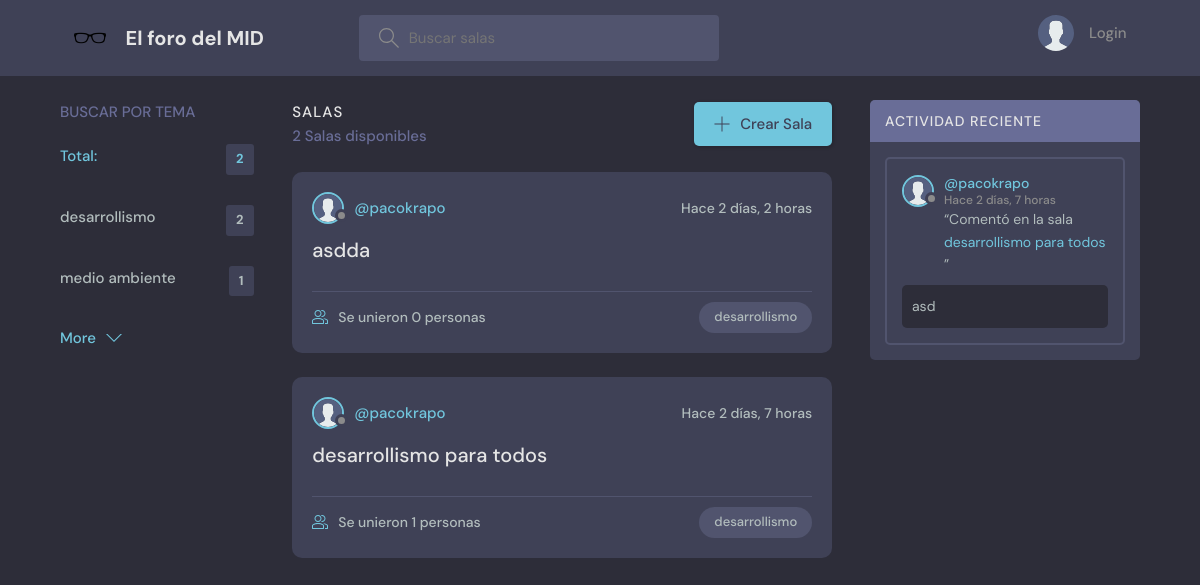
/?q=desarrollismo, run on the app's committed database.
### base/models.py (models this page shows, shortened)
class Topic(models.Model):
    id = models.AutoField(primary_key=True)
    name = models.CharField(max_length=200)

class Room(models.Model):
    id = models.AutoField(primary_key=True)
    host = models.ForeignKey(User, on_delete=models.SET_NULL, null=True)
    topic = models.ForeignKey(Topic, on_delete=models.SET_NULL, null=True)
    name = models.CharField(max_length=200)
    description = models.TextField(null=True, blank=True)
    participants = models.ManyToManyField(
        User, related_name='participants', blank=True)
    updated = models.DateTimeField(auto_now=True)
    created = models.DateTimeField(auto_now_add=True)
    class Meta:
        ordering = ['-updated', '-created']
    def __str__(self):
        return self.name

class User(AbstractUser):
    id = models.AutoField(primary_key=True)
    name = models.CharField(max_length=200, null=True)
    email = models.EmailField(unique=True, null=True)
    bio = models.TextField(null=True)
    avatar = models.ImageField(null=True, upload_to='avatars/', default="avatar.svg")
    username = models.CharField(max_length=150, unique=True)
    USERNAME_FIELD = 'email'  # Utiliza 'email' para la autenticación
    REQUIRED_FIELDS = []  # No requiere campos adicionales al registrar
    objects = CustomUserManager()

class Message(models.Model):
    id = models.AutoField(primary_key=True)
    user = models.ForeignKey(User, on_delete=models.CASCADE)
    room = models.ForeignKey(Room, on_delete=models.CASCADE)
    body = models.TextField()
    updated = models.DateTimeField(auto_now=True)
    created = models.DateTimeField(auto_now_add=True)
    class Meta:
        ordering = ['-updated', '-created']

### base/views.py (the view)
# urls.py: path('', views.home, name="home"),
def home(request):
    q = request.GET.get('q') if request.GET.get('q') != None else ''
    rooms = Room.objects.filter(
        Q(topic__name__icontains=q) |
        Q(name__icontains=q) |
        Q(description__icontains=q)
    )
    topics = Topic.objects.all()[0:5]
    room_count = rooms.count()
    room_messages = Message.objects.filter(
        Q(room__topic__name__icontains=q))[0:3]
    context = {'rooms': rooms, 'topics': topics,
               'room_count': room_count, 'room_messages': room_messages}
    return render(request, 'base/home.html', context)

### base/templates/base/home.html (shortened to what this page needs)
{% extends 'main.html' %}
{% block content %}
<main class="layout layout--3">
  <div class="container">
    {% include 'base/topics_component.html' %}
    <div class="roomList">
      <div class="roomList__header">
        <div>
          <h2>Salas</h2>
          <p>{{room_count}} Salas disponibles</p>
        </div>
        <a class="btn btn--main" href="{% url 'create-room' %}">
          <svg version="1.1" xmlns="http://www.w3.org/2000/svg" width="32" height="32" viewBox="0 0 32 32">
            <title>add</title>
            <path
              d="M16.943 0.943h-1.885v14.115h-14.115v1.885h14.115v14.115h1.885v-14.115h14.115v-1.885h-14.115v-14.115z">
            </path>
          </svg>
          Crear Sala
        </a>
      </div>
      {% include 'base/feed_component.html' %}
    </div>
    {% include 'base/activity_component.html' %}
  </div>
</main>
{% endblock %}

### base/templates/base/topics_component.html
<div class="topics">
    <div class="topics__header">
        <h2>Buscar por tema</h2>
    </div>
    <ul class="topics__list">
        <li>
            <a href="{% url 'home' %}" class="active">Total: <span>{{topics.count}}</span></a>
        </li>
        {% for topic in topics %}
        <li>
            <a href="{% url 'home' %}?q={{topic.name}}">{{topic.name}}<span>{{topic.room_set.all.count}}</span></a>
        </li>
        {% endfor %}
    </ul>
    <a class="btn btn--link" href="{% url 'topics' %}">
        More
        <svg version="1.1" xmlns="http://www.w3.org/2000/svg" width="32" height="32" viewBox="0 0 32 32">
            <title>chevron-down</title>
            <path d="M16 21l-13-13h-3l16 16 16-16h-3l-13 13z"></path>
        </svg>
    </a>
</div>

### base/templates/base/feed_component.html (shortened to what this page needs)
{% for room in rooms %}
<div class="roomListRoom">
    <div class="roomListRoom__header">
        <a href="{% url 'user-profile' room.host.id %}" class="roomListRoom__author">
            <div class="avatar avatar--small">
                <img src="{{room.host.avatar.url}}" />
            </div>
            <span>@{{room.host.username}}</span>
        </a>
        <div class="roomListRoom__actions">
            <span>Hace {{room.created|timesince}}</span>
        </div>
    </div>
    <div class="roomListRoom__content">
        <a href="{% url 'room' room.id %}">{{room.name}}</a>
    </div>
    <div class="roomListRoom__meta">
        <a href="{% url 'room' room.id %}" class="roomListRoom__joined">
            Se unieron {{room.participants.all.count}} personas
        </a>
        <p class="roomListRoom__topic">{{room.topic.name}}</p>
    </div>
</div>
{% endfor %}

### base/templates/base/activity_component.html (shortened to what this page needs)
<div class="activities">
    <div class="activities__header">
        <h2>Actividad reciente</h2>
    </div>
    {% for message in room_messages %}
    <div class="activities__box">
        <div class="activities__boxHeader roomListRoom__header">
            <a href="{% url 'user-profile' message.user.id %}" class="roomListRoom__author">
                <div class="avatar avatar--small">
                    <img src="{{message.user.avatar.url}}" />
                </div>
                <p>
                    @{{message.user.username}}
                    <span>Hace {{message.created|timesince}}</span>
                </p>
            </a>
        </div>
        <div class="activities__boxContent">
            <p>“Comentó en la sala<a href="{% url 'room' message.room.id %}">{{message.room}}</a>”</p>
            <div class="activities__boxRoomContent">{{message.body}}</div>
        </div>
    </div>
    {% endfor %}
</div>

### data on the page
Topic: name "desarrollismo", room_set.all.count "2"
Topic: name "medio ambiente", room_set.all.count "1"
Room: host.avatar (placeholder picture), host.username "pacokrapo", created "2 días, 2 horas", name "asdda", participants.all.count "0", topic.name "desarrollismo"
Room: host.avatar (placeholder picture), host.username "pacokrapo", created "2 días, 7 horas", name "desarrollismo para todos", participants.all.count "1", topic.name "desarrollismo"
Message: user.avatar (placeholder picture), user.username "pacokrapo", created "2 días, 7 horas", room "desarrollismo para todos", body "asd"

### other printed values
{{ topics.count }} "2"
{{ room_count }} "2"
